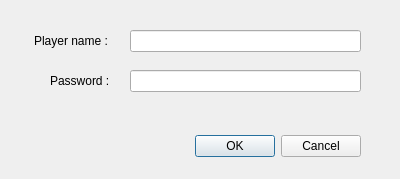
<?xml version="1.0" encoding="UTF-8"?>
<ui version="4.0">
 <class>DialogLoadPlayer</class>
 <widget class="QDialog" name="DialogLoadPlayer">
  <property name="geometry">
   <rect>
    <x>0</x>
    <y>0</y>
    <width>400</width>
    <height>179</height>
   </rect>
  </property>
  <property name="windowTitle">
   <string>Dialog</string>
  </property>
  <widget class="QDialogButtonBox" name="buttonBox">
   <property name="geometry">
    <rect>
     <x>20</x>
     <y>130</y>
     <width>341</width>
     <height>32</height>
    </rect>
   </property>
   <property name="orientation">
    <enum>Qt::Horizontal</enum>
   </property>
   <property name="standardButtons">
    <set>QDialogButtonBox::Cancel|QDialogButtonBox::Ok</set>
   </property>
  </widget>
  <widget class="QLabel" name="label_2">
   <property name="geometry">
    <rect>
     <x>50</x>
     <y>70</y>
     <width>71</width>
     <height>21</height>
    </rect>
   </property>
   <property name="text">
    <string>Password : </string>
   </property>
   <property name="scaledContents">
    <bool>false</bool>
   </property>
  </widget>
  <widget class="QLabel" name="label">
   <property name="geometry">
    <rect>
     <x>34</x>
     <y>30</y>
     <width>80</width>
     <height>21</height>
    </rect>
   </property>
   <property name="text">
    <string>Player name : </string>
   </property>
   <property name="scaledContents">
    <bool>false</bool>
   </property>
  </widget>
  <widget class="QLineEdit" name="lineEditPlayerName">
   <property name="geometry">
    <rect>
     <x>130</x>
     <y>30</y>
     <width>231</width>
     <height>22</height>
    </rect>
   </property>
  </widget>
  <widget class="QLineEdit" name="lineEditPWD">
   <property name="geometry">
    <rect>
     <x>130</x>
     <y>70</y>
     <width>231</width>
     <height>22</height>
    </rect>
   </property>
  </widget>
 </widget>
 <resources/>
 <connections/>
</ui>
